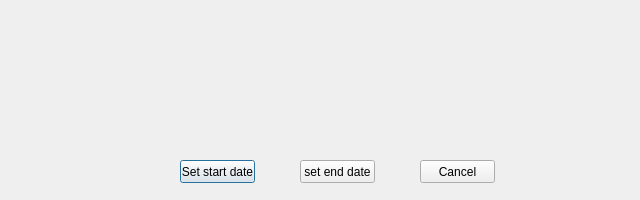
<?xml version="1.0" encoding="UTF-8"?>
<ui version="4.0">
 <class>Dialog</class>
 <widget class="QDialog" name="Dialog">
  <property name="geometry">
   <rect>
    <x>0</x>
    <y>0</y>
    <width>640</width>
    <height>200</height>
   </rect>
  </property>
  <property name="windowTitle">
   <string>Dialog</string>
  </property>
  <widget class="QLabel" name="bgd">
   <property name="geometry">
    <rect>
     <x>0</x>
     <y>0</y>
     <width>641</width>
     <height>201</height>
    </rect>
   </property>
   <property name="text">
    <string/>
   </property>
   <property name="pixmap">
    <pixmap resource="medioresoures.qrc">:/project medio/bgd.png</pixmap>
   </property>
  </widget>
  <widget class="QLabel" name="choose">
   <property name="geometry">
    <rect>
     <x>100</x>
     <y>10</y>
     <width>441</width>
     <height>51</height>
    </rect>
   </property>
   <property name="text">
    <string/>
   </property>
   <property name="pixmap">
    <pixmap resource="medioresoures.qrc">:/project medio/chooselabel.png</pixmap>
   </property>
   <property name="scaledContents">
    <bool>true</bool>
   </property>
  </widget>
  <widget class="QLabel" name="datestart">
   <property name="geometry">
    <rect>
     <x>80</x>
     <y>100</y>
     <width>151</width>
     <height>41</height>
    </rect>
   </property>
   <property name="font">
    <font>
     <pointsize>12</pointsize>
    </font>
   </property>
   <property name="autoFillBackground">
    <bool>true</bool>
   </property>
   <property name="text">
    <string/>
   </property>
  </widget>
  <widget class="QLabel" name="dateend">
   <property name="geometry">
    <rect>
     <x>460</x>
     <y>100</y>
     <width>151</width>
     <height>41</height>
    </rect>
   </property>
   <property name="font">
    <font>
     <pointsize>12</pointsize>
    </font>
   </property>
   <property name="autoFillBackground">
    <bool>true</bool>
   </property>
   <property name="text">
    <string/>
   </property>
  </widget>
  <widget class="QPushButton" name="ok">
   <property name="geometry">
    <rect>
     <x>180</x>
     <y>160</y>
     <width>75</width>
     <height>23</height>
    </rect>
   </property>
   <property name="text">
    <string>Set start date</string>
   </property>
  </widget>
  <widget class="QPushButton" name="cancel">
   <property name="geometry">
    <rect>
     <x>420</x>
     <y>160</y>
     <width>75</width>
     <height>23</height>
    </rect>
   </property>
   <property name="text">
    <string>Cancel</string>
   </property>
  </widget>
  <widget class="QPushButton" name="okend">
   <property name="geometry">
    <rect>
     <x>300</x>
     <y>160</y>
     <width>75</width>
     <height>23</height>
    </rect>
   </property>
   <property name="text">
    <string>set end date</string>
   </property>
  </widget>
 </widget>
 <resources>
  <include location="medioresoures.qrc"/>
  <include location="../../../../Python34/Lib/site-packages/PyQt5/medioresoures.qrc"/>
 </resources>
 <connections/>
</ui>
